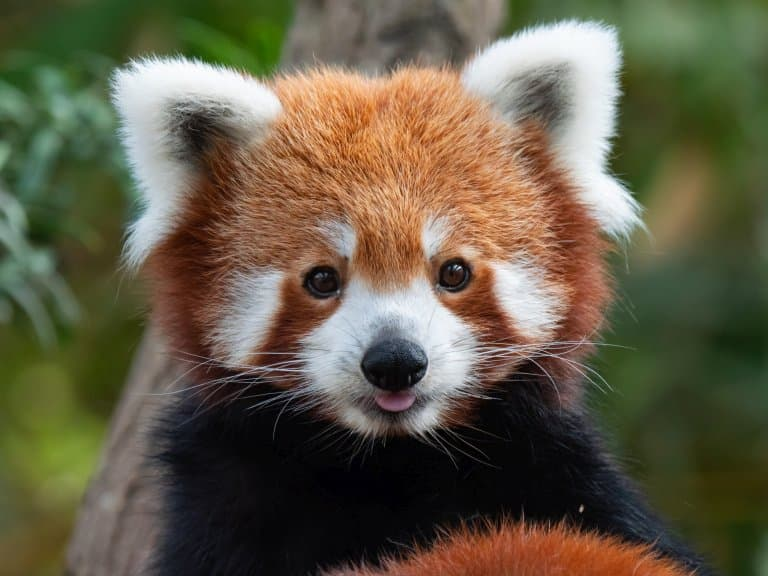
#> input picture cute-red-panda.jpg, 768 x 576 px, found by its file name
$ jupyter execute image_filtering_blur_edge_sharp.ipynb
#> lines starting #> are read from the running program, lines starting #| are printed output that depends on the picture; after the words box and inside, x2 and y2 are one past the last pixel; in counts of white or black regions, pixels touching at a corner belong together
# Image filtering

### Import required packages
**Note:** Need to install packages beforehand with:
```
pip3 install -r requirements.txt
```

[cell 1]
import numpy as np
import matplotlib.pyplot as plt
import cv2
from scipy import signal

[cell 2]
im = plt.imread("/Users/madatbay/Development/cv/cute-red-panda.jpg")[:,:,:3]
#> im is the input picture: shape (576, 768, 3); mean R, G, B 99.4, 92.3, 70.8

Convert RGB image to Grayscale

[cell 3]
im_gray = cv2.cvtColor(im, cv2.COLOR_RGB2GRAY)
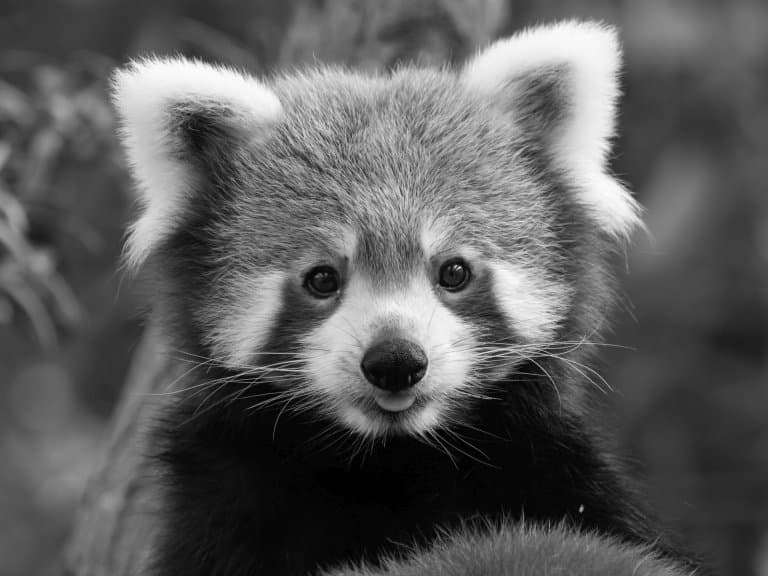
#> im_gray: shape (576, 768); min 0, max 255, mean 92

### Create blur mask

[cell 4]
smoothing_mask = np.ones((15,15))/225

[cell 5]
im_blur = signal.convolve2d(im_gray, smoothing_mask, boundary="symm", mode="same")
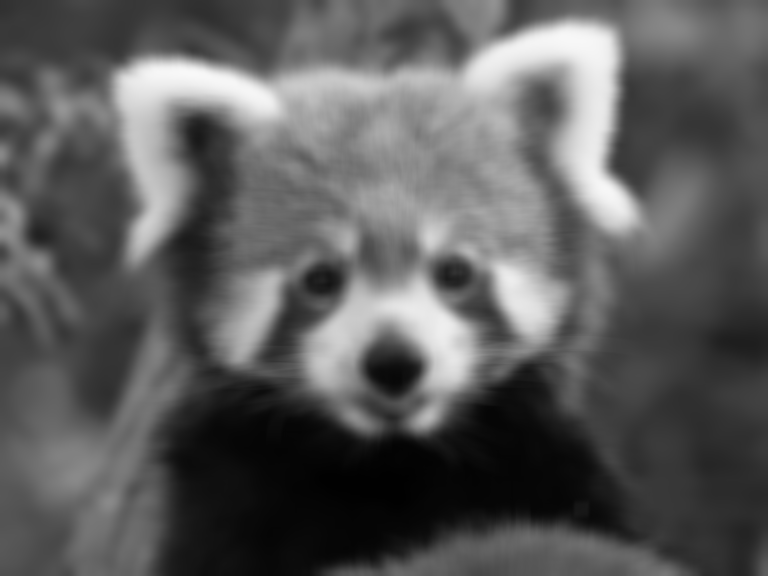
#> im_blur: shape (576, 768) float64; min 1, max 248.7, mean 92

[cell 6]
fig, (ax1, ax2) = plt.subplots(1, 2, figsize=(10, 15))
ax1.imshow(im_gray, cmap="gray")
ax2.imshow(im_blur, cmap="gray")
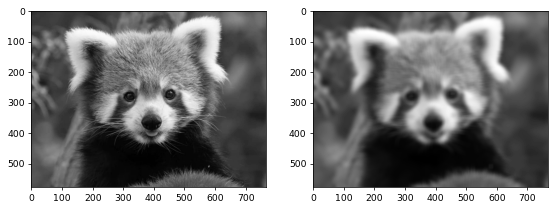
#> figure drawn by matplotlib, 2 panels

### Create edge detection mask

[cell 7]
x_mask = np.array([[-1,0,1],[-1,0,1],[-1,0,1]])
y_mask = x_mask.T.copy()

[cell 8]
fx = signal.convolve2d(im_gray, x_mask, boundary="symm", mode="same")
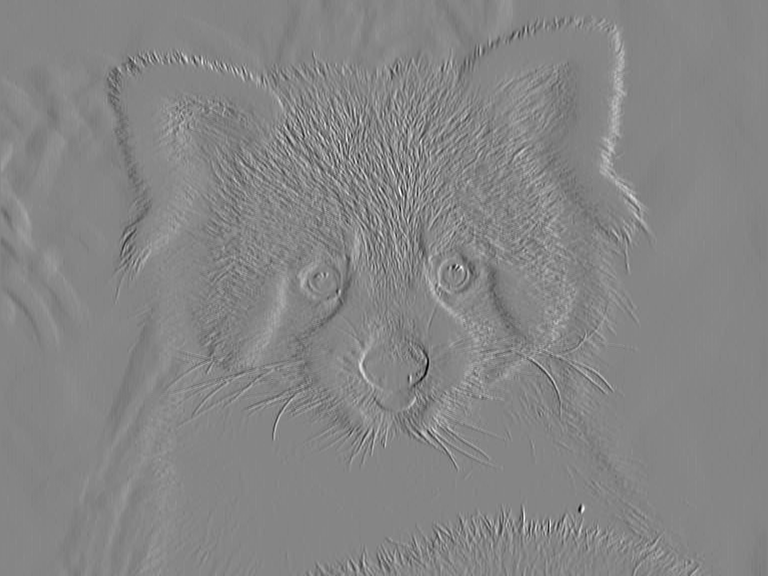
#> fx: shape (576, 768) int64; min -387, max 351, mean 0.1; drawn with min black and max white
fy = signal.convolve2d(im_gray, y_mask, boundary="symm", mode="same")
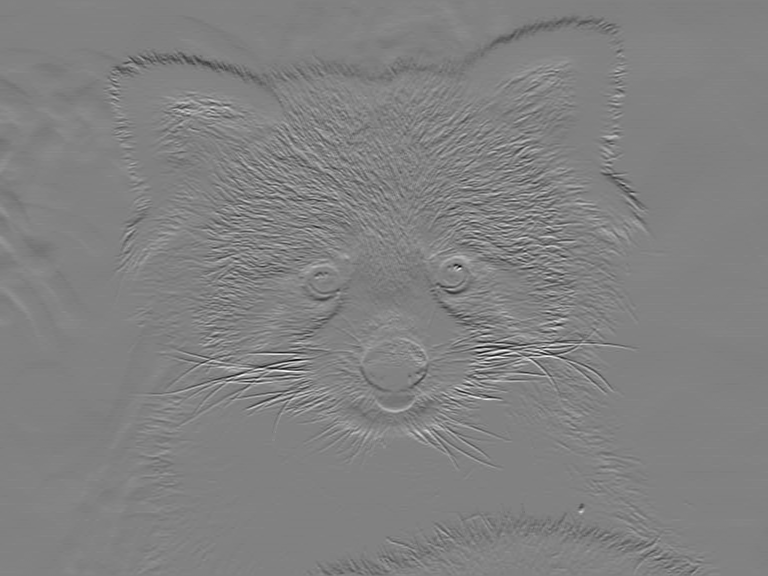
#> fy: shape (576, 768) int64; min -485, max 469, mean 0.1; drawn with min black and max white

[cell 9]
gm = (fx**2 + fy**2) ** 0.5
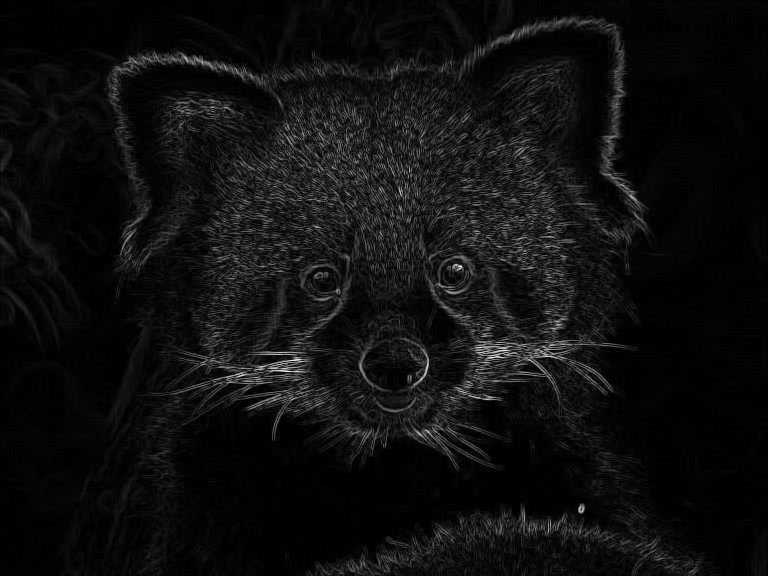
#> gm: shape (576, 768) float64; min 0, max 488.5, mean 29.3; drawn with min black and max white

[cell 10]
plt.imshow(gm, cmap="gray")

### Add edge threshold

[cell 11]
th = gm.max() - 10.4*gm.std()
#> th = 71.69
th
#> Out = 71.69

[cell 12]
im_edge = gm > th
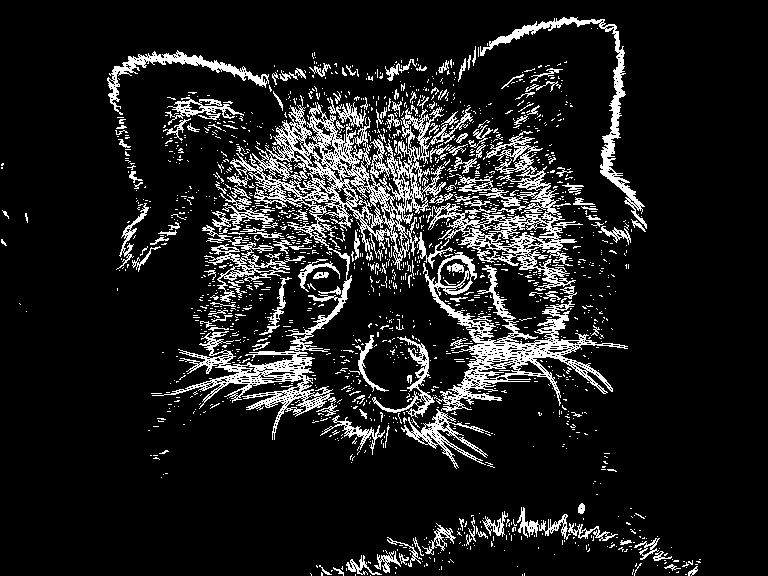
#> im_edge: shape (576, 768) bool; 11.8% white in thin lines or dots, all inside (x1, y1, x2, y2) = (1, 17, 701, 576)

[cell 13]
plt.imshow(im_edge, cmap="gray")

### Image sharpening

[cell 14]
im_sharp = im_blur + .6*gm
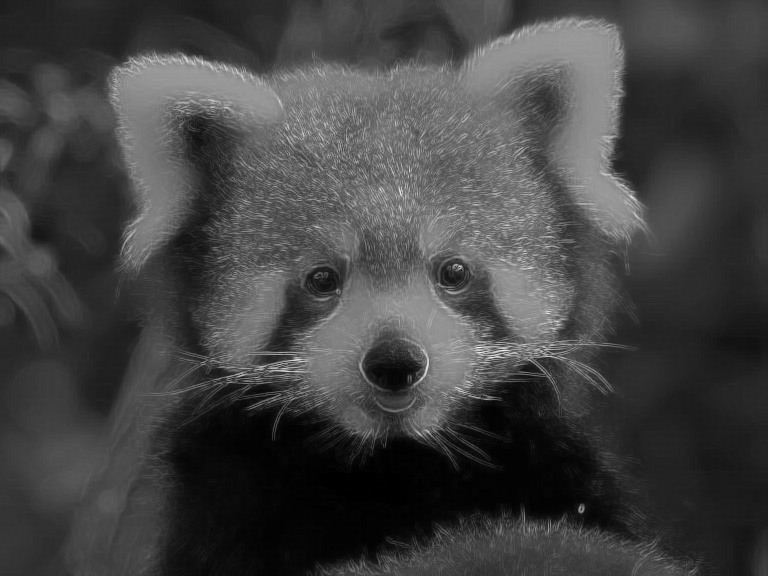
#> im_sharp: shape (576, 768) float64; min 1, max 415.3, mean 109.5; drawn with min black and max white

[cell 15]
fig, (ax1, ax2) = plt.subplots(1, 2, figsize=(10, 15))
ax1.imshow(im_blur, cmap="gray")
ax2.imshow(im_sharp, cmap="gray")

$ run again, with people.jpg copied over cute-red-panda.jpg
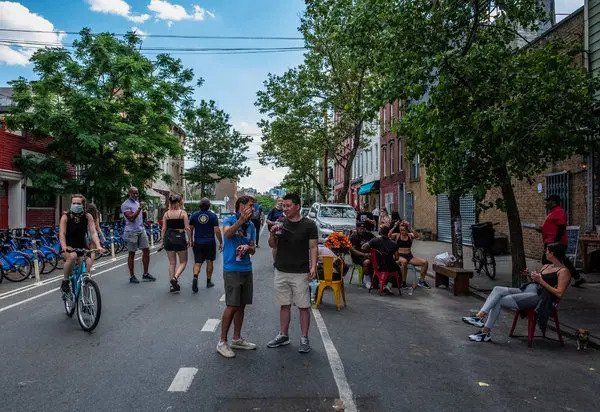
#> input picture people.jpg, 600 x 412 px, found by its file name
#> im is the input picture: shape (412, 600, 3); mean R, G, B 72.9, 82.7, 82
#> `gm = (fx**2 + fy**2) ** 0.5`:
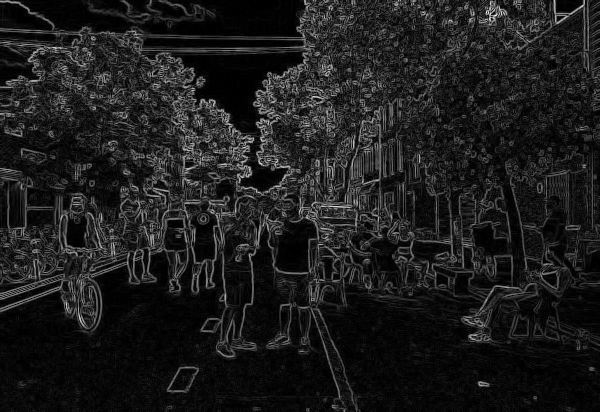
#> gm: shape (412, 600) float64; min 0, max 641.4, mean 73.4; drawn with min black and max white
#> th = -160.9
#> im_edge: shape (412, 600) bool; every value is 1
#> `im_sharp = im_blur + .6*gm`:
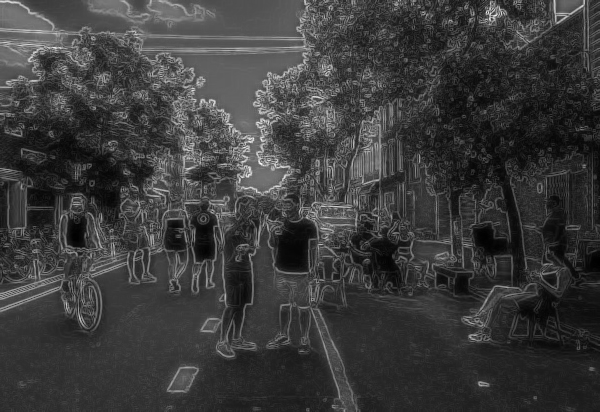
#> im_sharp: shape (412, 600) float64; min 2.81, max 516.3, mean 123.7; drawn with min black and max white
